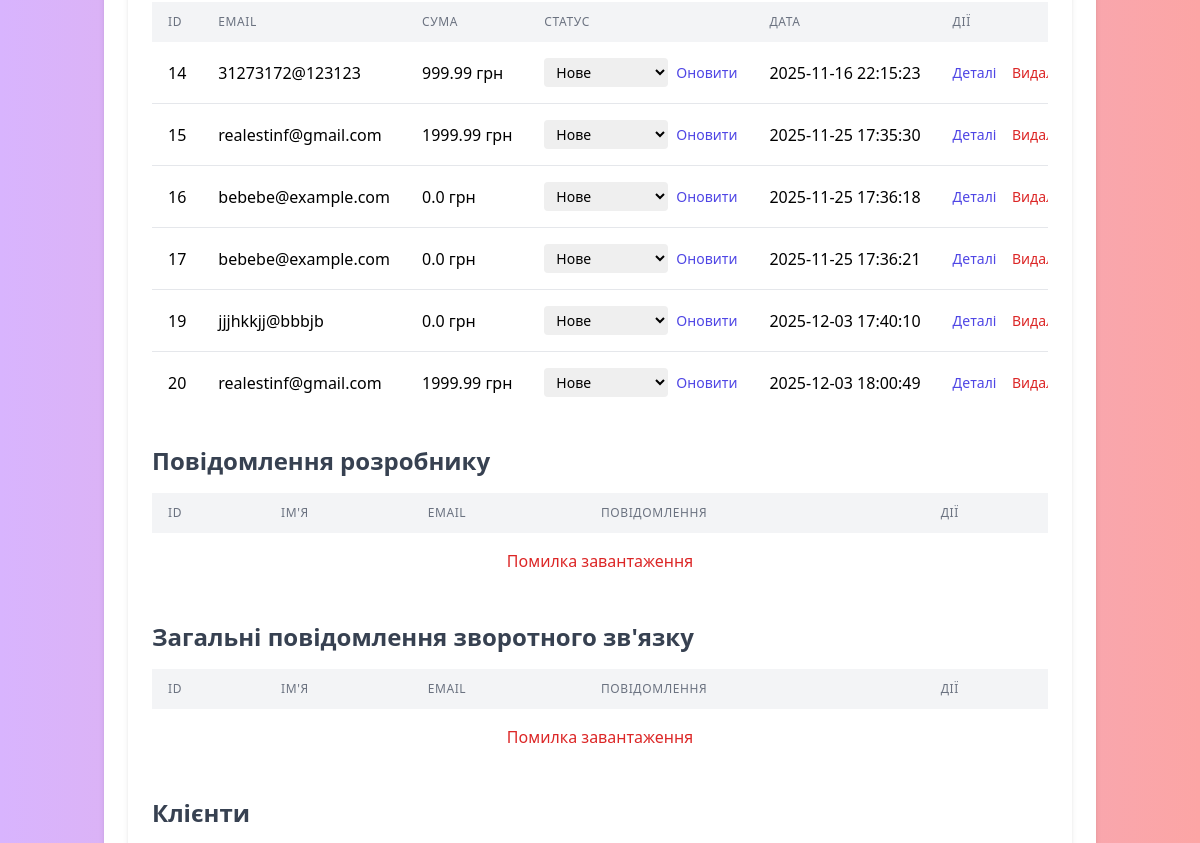
Before: /admin (signed in, middle part) with the older database file.
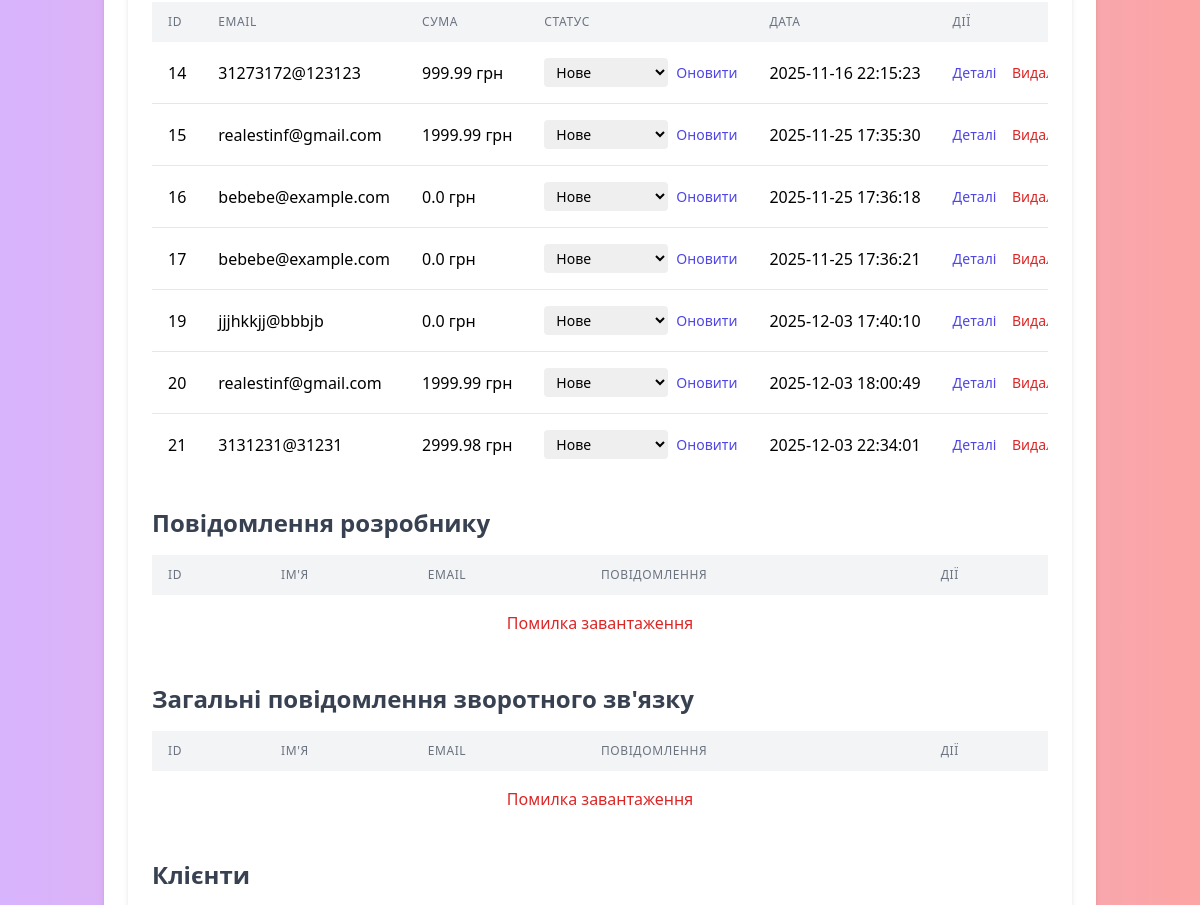
After: the same page with the newer database file.
### tables this page shows
CREATE TABLE orders (id INTEGER PRIMARY KEY AUTOINCREMENT, email TEXT, address TEXT, total_price REAL, status TEXT, date TEXT, phone TEXT DEFAULT "");

### routes/admin.py (the view)
@admin_bp.route('/admin')
def admin():
    conn = get_db_connection()
    feedback = conn.execute('SELECT * FROM feedback').fetchall()
    conn.close()
    orders = get_orders()
    clients = get_clients()
    products = get_products()
    return render_template('admin.html', feedback=feedback, orders=orders, clients=clients, products=products)

### models.py (called while the page is built)
def get_db_connection():
    conn = sqlite3.connect('db.sqlite', timeout=30.0, isolation_level='DEFERRED')
    conn.row_factory = sqlite3.Row
    return conn

def get_products(q=None, min_price=None, max_price=None, has_image=None):
    conn = get_db_connection()
    query = 'SELECT * FROM products'
    clauses = []
    params = []
    if q:
        clauses.append('name LIKE ?')
        params.append(f'%{q}%')
    if min_price is not None:
        try:
            clauses.append('price >= ?')
            params.append(float(min_price))
        except (ValueError, TypeError):
            pass
    if max_price is not None:
        try:
            clauses.append('price <= ?')
            params.append(float(max_price))
        except (ValueError, TypeError):
            pass
    if has_image is True:
        clauses.append("image IS NOT NULL AND image != ''")
    if clauses:
        query += ' WHERE ' + ' AND '.join(clauses)
    query += ' ORDER BY id'
    products = conn.execute(query, params).fetchall()
    conn.close()
    return products

def get_orders():
    conn = get_db_connection()
    orders = conn.execute('SELECT * FROM orders').fetchall()
    conn.close()
    return orders

def get_clients():
    conn = get_db_connection()
    clients = conn.execute('SELECT * FROM clients').fetchall()
    conn.close()
    return clients

### routes/admin.py (called while the page is built)
@admin_bp.before_request
def require_admin_login():
    allowed_endpoints = ('admin.login', 'admin.logout', 'admin.static')
    if request.endpoint in allowed_endpoints:
        return
    if not session.get('admin_logged_in'):
        return redirect(url_for('admin.login'))

### templates/admin.html (shortened to what this page needs)
{% extends "base.html" %}
{% block content %}
<div class="bg-white shadow-md rounded-lg p-6">
    <div class="mb-8">
        <div class="overflow-x-auto">
            <table class="min-w-full bg-white">
                <thead class="bg-gray-100">
                    <tr>
                        <th class="py-3 px-4 text-left text-xs font-medium text-gray-500 uppercase tracking-wider">ID</th>
                        <th class="py-3 px-4 text-left text-xs font-medium text-gray-500 uppercase tracking-wider">Email</th>
                        <th class="py-3 px-4 text-left text-xs font-medium text-gray-500 uppercase tracking-wider">Сума</th>
                        <th class="py-3 px-4 text-left text-xs font-medium text-gray-500 uppercase tracking-wider">Статус</th>
                        <th class="py-3 px-4 text-left text-xs font-medium text-gray-500 uppercase tracking-wider">Дата</th>
                        <th class="py-3 px-4 text-left text-xs font-medium text-gray-500 uppercase tracking-wider">Дії</th>
                    </tr>
                </thead>
                <tbody class="divide-y divide-gray-200">
                    {% for order in orders %}
                    <tr class="hover:bg-gray-50">
                        <td class="py-4 px-4 whitespace-nowrap">{{ order['id'] }}</td>
                        <td class="py-4 px-4 whitespace-nowrap">{{ order['email'] }}</td>
                        <td class="py-4 px-4 whitespace-nowrap">{{ order['total_price'] }} грн</td>
                        <td class="py-4 px-4 whitespace-nowrap">
                            <form action="{{ url_for('admin.update_order', order_id=order['id']) }}" method="post" class="flex items-center space-x-2">
                                <select name="status" class="rounded border-gray-300 text-sm py-1 px-2">
                                    {% set s = order['status'] %}
                                    <option value="Нове" {% if s == 'Нове' %}selected{% endif %}>Нове</option>
                                </select>
                                <button type="submit" class="text-indigo-600 hover:text-indigo-900 text-sm">Оновити</button>
                            </form>
                        </td>
                        <td class="py-4 px-4 whitespace-nowrap">{{ order['date'] }}</td>
                        <td class="py-4 px-4 whitespace-nowrap text-sm font-medium">
                            <a href="{{ url_for('admin.order_details', order_id=order['id']) }}" class="text-indigo-600 hover:text-indigo-900 mr-3">Деталі</a>
                            <form action="{{ url_for('admin.delete_order_route', order_id=order['id']) }}" method="post" class="inline">
                                <button type="submit" class="text-red-600 hover:text-red-900">Видалити</button>
                            </form>
                        </td>
                    </tr>
                    {% endfor %}
                </tbody>
            </table>
        </div>
    </div>
    <div class="mb-8">
        <h2 class="text-2xl font-semibold mb-4 text-gray-700">Повідомлення розробнику</h2>
        <div class="overflow-x-auto">
            <table class="min-w-full bg-white">
                <thead class="bg-gray-100">
                    <tr>
                        <th class="py-3 px-4 text-left text-xs font-medium text-gray-500 uppercase tracking-wider">ID</th>
                        <th class="py-3 px-4 text-left text-xs font-medium text-gray-500 uppercase tracking-wider">Ім'я</th>
                        <th class="py-3 px-4 text-left text-xs font-medium text-gray-500 uppercase tracking-wider">Email</th>
                        <th class="py-3 px-4 text-left text-xs font-medium text-gray-500 uppercase tracking-wider">Повідомлення</th>
                        <th class="py-3 px-4 text-left text-xs font-medium text-gray-500 uppercase tracking-wider">Дії</th>
                    </tr>
                </thead>
                <tbody class="divide-y divide-gray-200" id="developerFeedback">
                </tbody>
            </table>
        </div>
    </div>
    <div>
        <h2 class="text-2xl font-semibold mb-4 text-gray-700">Загальні повідомлення зворотного зв'язку</h2>
        <div class="overflow-x-auto">
            <table class="min-w-full bg-white">
                <thead class="bg-gray-100">
                    <tr>
                        <th class="py-3 px-4 text-left text-xs font-medium text-gray-500 uppercase tracking-wider">ID</th>
                        <th class="py-3 px-4 text-left text-xs font-medium text-gray-500 uppercase tracking-wider">Ім'я</th>
                        <th class="py-3 px-4 text-left text-xs font-medium text-gray-500 uppercase tracking-wider">Email</th>
                        <th class="py-3 px-4 text-left text-xs font-medium text-gray-500 uppercase tracking-wider">Повідомлення</th>
                        <th class="py-3 px-4 text-left text-xs font-medium text-gray-500 uppercase tracking-wider">Дії</th>
                    </tr>
                </thead>
                <tbody class="divide-y divide-gray-200" id="generalFeedback">
                </tbody>
            </table>
        </div>
    </div>
    <div class="mt-8">
        <h2 class="text-2xl font-semibold mb-4 text-gray-700">Клієнти</h2>
    </div>
</div>
{% endblock %}

### templates/base.html (shortened to what this page needs)
<!DOCTYPE html>
<html lang="uk" class="h-full">
<head>
    <script src="https://cdn.tailwindcss.com"></script>
</head>
<body class="flex flex-col min-h-screen bg-gradient-to-r from from-purple-300 to-red-300 font-sans leading-normal tracking-normal">
    <main class="flex-grow container mx-auto px-4 py-8">
        <div class="bg-white shadow-md rounded-lg p-6">
            {% block content %}{% endblock %}
        </div>
    </main>
</body>
</html>

Changed rows visible on the page:
added orders: id "21", email "3131231@31231", total_price "2999.98", status "Нове", date "2025-12-03 22:34:01"
